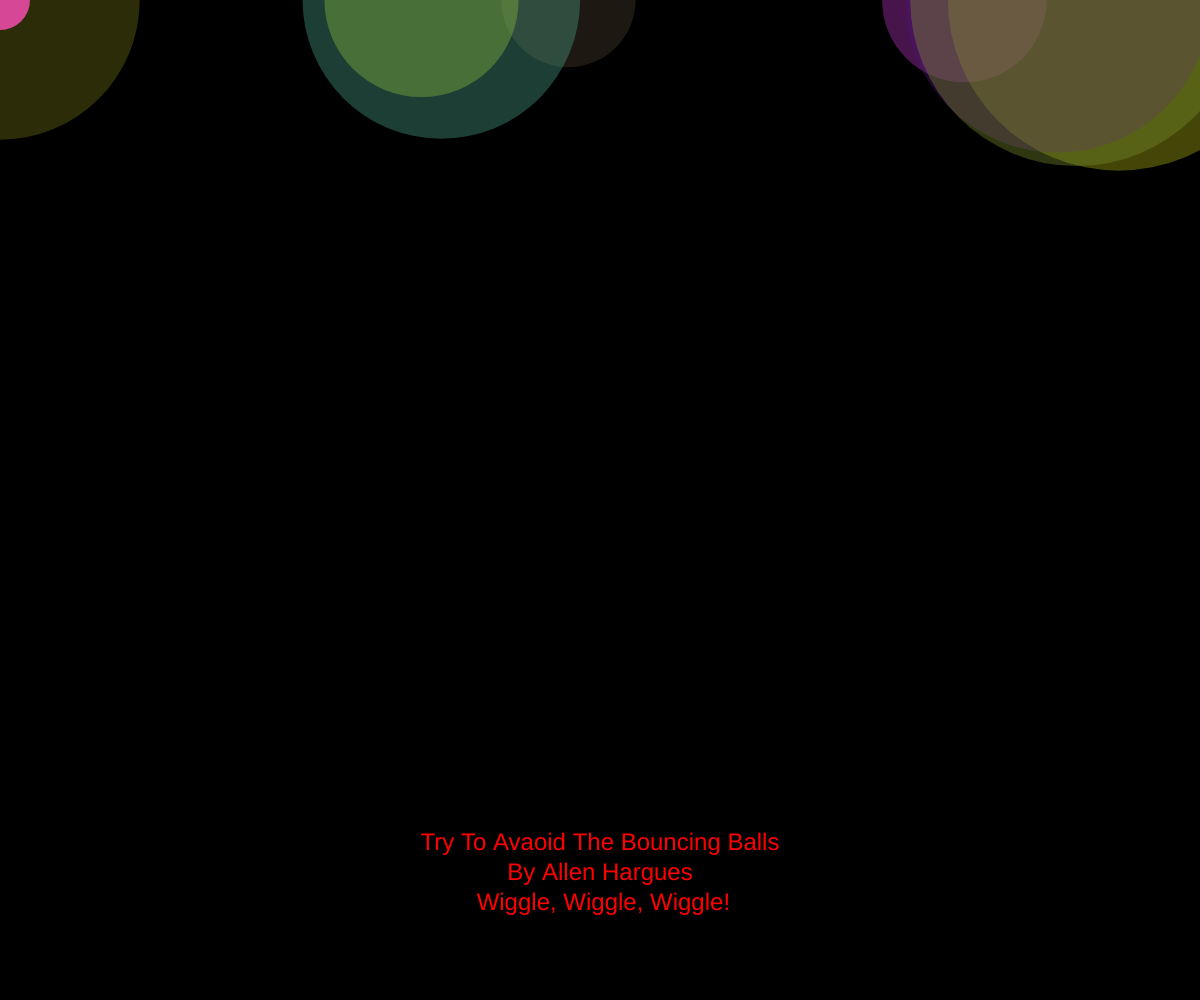
Frame 1 (no input)
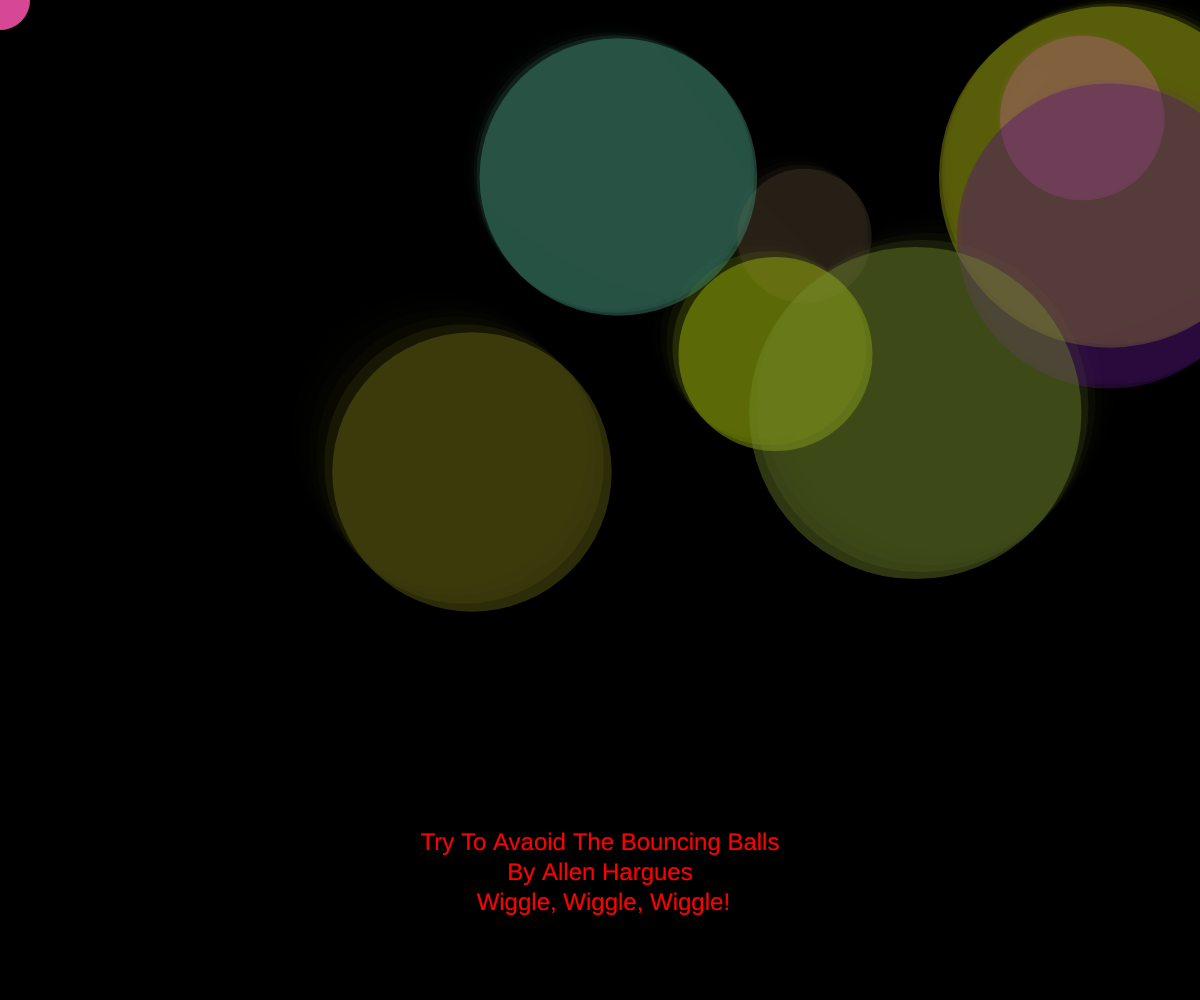
Frame 60 (no input)
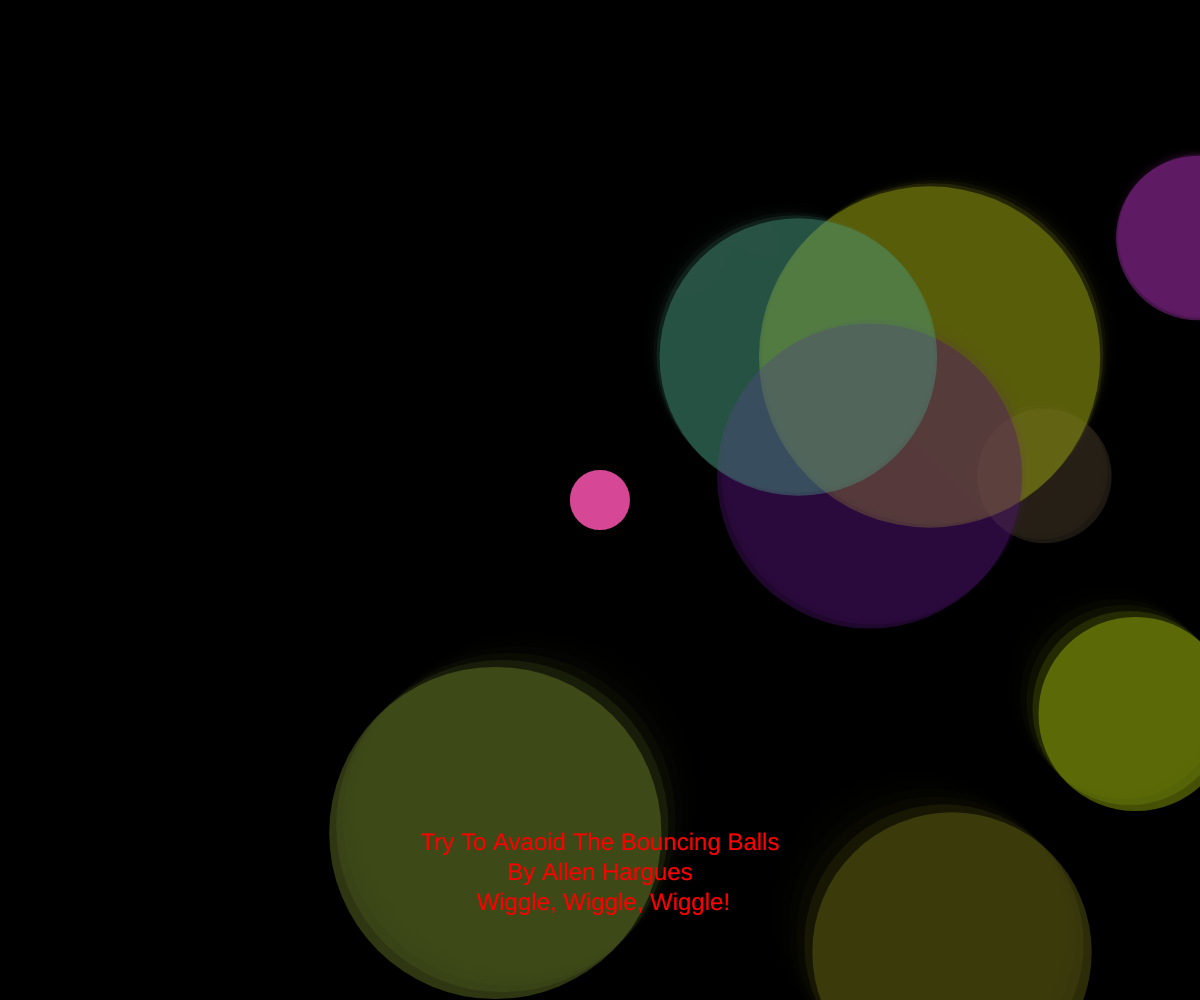
Frame 120 (the mouse pressed at the canvas centre since frame 60)

The p5.js sketch that drew these frames (run headless with seeded random() and noise() and a simulated clock; from frame 60 on, the mouse is pressed at the canvas centre):

// p5.js sketch
// ── sketch.js
//////////////////////
//  Allen Harguess  //
//////////////////////

//////////////////////////////////////////////////////////////////
//Ball 1 Variables
var spd = 2;
var b1x = 0;
var b1xspeed = spd;
var b1y = 0;
var b1yspeed = spd;
var b1size = {x: 0}
var b1col = {r: 0, g: 0, b: 0}

//Ball 2 Variables
var spd = 4;
var b2x = 0;
var b2xspeed = spd;
var b2y = 0;
var b2yspeed = spd;
var b2size = {x: 0}
var b2col = {r: 0, g: 0, b: 0}

//Ball 3 Variables
var spd = 6;
var b3x = 0;
var b3xspeed = spd;
var b3y = 0;
var b3yspeed = spd;
var b3size = {x: 0}
var b3col = {r: 0, g: 0, b: 0}

//Ball 4 Variables
var spd = 3;
var b4x = 0;
var b4xspeed = spd;
var b4y = 0;
var b4yspeed = spd;
var b4size = {x: 0}
var b4col = {r: 0, g: 0, b: 0}

//Ball 5 Variables
var spd = 4;
var b5x = 0;
var b5xspeed = spd;
var b5y = 0;
var b5yspeed = spd;
var b5size = {x: 0}
var b5col = {r: 0, g: 0, b: 0}

//Ball 6 Variables
var spd = 7;
var b6x = 0;
var b6xspeed = spd;
var b6y = 0;
var b6yspeed = spd;
var b6size = {x: 0}
var b6col = {r: 0, g: 0, b: 0}

//Ball 7 Variables
var spd = 8;
var b7x = 0;
var b7xspeed = spd;
var b7y = 0;
var b7yspeed = spd;
var b7size = {x: 0}
var b7col = {r: 0, g: 0, b: 0}

//Ball 4 Variables
var spd = 3;
var b8x = 0;
var b8xspeed = spd;
var b8y = 0;
var b8yspeed = spd;
var b8size = {x: 0}
var b8col = {r: 0, g: 0, b: 0}

//////////////////////////////////////////////////////////////////
//Mouse X Coordinate Variable Declarations
var xpos;
var xtarget;
var xvel;

//Mouse y Coordinate Variable Declarations
var ypos;
var ytarget;
var yvel;

//Other Variables
var r;
var drag;
var strength;

//////////////////////////////////////////////////////////////////
function setup() {
createCanvas(windowWidth, windowHeight);
  noStroke();
  background(0,0,0);

  //Ball 1 Variables
    b1col.r = random(0, 255);
    b1col.g = random(0, 255);
    b1col.b = random(0, 255);
    b1size.x = random(40, 400);
    b1x = random(1, width);

  //Ball 2 Variables
    b2col.r = random(0, 255);
    b2col.g = random(0, 255);
    b2col.b = random(0, 255);
    b2size.x = random(40, 400);
    b2x = random(1, width);

  //Ball 3 Variables
    b3col.r = random(0, 255);
    b3col.g = random(0, 255);
    b3col.b = random(0, 255);
    b3size.x = random(40, 400);
    b3x = random(1, width);

  //Ball 4 Variables
    b4col.r = random(0, 255);
    b4col.g = random(0, 255);
    b4col.b = random(0, 255);
    b4size.x = random(40, 400);
    b4x = random(1, width);

  //Ball 5 Variables
    b5col.r = random(0, 255);
    b5col.g = random(0, 255);
    b5col.b = random(0, 255);
    b5size.x = random(40, 400);
    b5x = random(1, width);

  //Ball 6 Variables
    b6col.r = random(0, 255);
    b6col.g = random(0, 255);
    b6col.b = random(0, 255);
    b6size.x = random(40, 400);
    b6x = random(1, width);

  //Ball 3 Variables
    b7col.r = random(0, 255);
    b7col.g = random(0, 255);
    b7col.b = random(0, 255);
    b7size.x = random(40, 400);
    b3x = random(1, width);

  //Ball 8 Variables
    b8col.r = random(0, 255);
    b8col.g = random(0, 255);
    b8col.b = random(0, 255);
    b8size.x = random(40, 400);
    b8x = random(1, width);

  //Variables at Start for mouse trailing ball
    r = 60;
    xpos = 0;
    xtarget = 0;
    xvel =0;
    ypos = 0;
    ytarget = 0;
    yvel =0;
    drag = 0.75;
    strength = 0.1;
}

function draw() {
   background('rgba(0,0,0, 0.6)');

   //Draw and Animate Ball 1
   push();
     fill(b1col.r, b1col.g, b1col.b, 100);
     ellipse(b1x, b1y, b1size.x, b1size.x);

     if (b1x > width) {
       b1xspeed = -2;
     }
     if (b1x < 1) {
       b1xspeed = 2;
     }
     if (b1y > height) {
       b1yspeed = -2;
     }
     if (b1y < 1) {
       b1yspeed = 2;
     }

    b1x = b1x + b1xspeed;
    b1y = b1y + b1yspeed;
   pop();

   //Draw and Animate Ball 2
   push();
     fill(b2col.r, b2col.g, b2col.b, 100);
     ellipse(b2x, b2y, b2size.x, b2size.x);

     if (b2x > width) {
       b2xspeed = -4;
     }
     if (b2x < 1) {
       b2xspeed = 4;
     }
     if (b2y > height) {
       b2yspeed = -4;
     }
     if (b2y < 1) {
       b2yspeed = 4;
     }

    b2x = b2x + b2xspeed;
    b2y = b2y + b2yspeed;
   pop();

   //Draw and Animate Ball 3
   push();
     fill(b3col.r, b3col.g, b3col.b, 100);
     ellipse(b3x, b3y, b3size.x, b3size.x);

     if (b3x > width) {
       b3xspeed = -6;
     }
     if (b3x < 1) {
       b3xspeed = 6;
     }
     if (b3y > height) {
       b3yspeed = -6;
     }
     if (b3y < 1) {
       b3yspeed = 6;
     }

    b3x = b3x + b3xspeed;
    b3y = b3y + b3yspeed;
   pop();

   //Draw and Animate Ball 4
   push();
     fill(b4col.r, b4col.g, b4col.b, 100);
     ellipse(b4x, b4y, b4size.x, b4size.x);

     if (b4x > width) {
       b4xspeed = -3;
     }
     if (b4x < 1) {
       b4xspeed = 3;
     }
     if (b4y > height) {
       b4yspeed = -3;
     }
     if (b4y < 1) {
       b4yspeed = 3;
     }

    b4x = b4x + b4xspeed;
    b4y = b4y + b4yspeed;
   pop();

   //Draw and Animate Ball 5
   push();
     fill(b5col.r, b5col.g, b5col.b, 100);
     ellipse(b5x, b5y, b5size.x, b5size.x);

     if (b5x > width) {
       b5xspeed = -4;
     }
     if (b5x < 1) {
       b5xspeed = 4;
     }
     if (b5y > height) {
       b5yspeed = -4;
     }
     if (b5y < 1) {
       b5yspeed = 4;
     }

    b5x = b5x + b5xspeed;
    b5y = b5y + b5yspeed;
   pop();

   //Draw and Animate Ball 6
   push();
     fill(b6col.r, b6col.g, b6col.b, 100);
     ellipse(b6x, b6y, b6size.x, b6size.x);

     if (b6x > width) {
       b6xspeed = -7;
     }
     if (b6x < 1) {
       b6xspeed = 7;
     }
     if (b6y > height) {
       b6yspeed = -7;
     }
     if (b6y < 1) {
       b6yspeed = 7;
     }

    b6x = b6x + b6xspeed;
    b6y = b6y + b6yspeed;
   pop();

   //Draw and Animate Ball 3
   push();
     fill(b7col.r, b7col.g, b7col.b, 100);
     ellipse(b7x, b7y, b7size.x, b7size.x);

     if (b7x > width) {
       b7xspeed = -8;
     }
     if (b7x < 1) {
       b7xspeed = 8;
     }
     if (b7y > height) {
       b7yspeed = -8;
     }
     if (b7y < 1) {
       b7yspeed = 8;
     }

    b7x = b7x + b7xspeed;
    b7y = b7y + b7yspeed;
   pop();

   //Draw and Animate Ball 8
   push();
     fill(b8col.r, b8col.g, b8col.b, 100);
     ellipse(b8x, b8y, b8size.x, b8size.x);

     if (b8x > width) {
       b8xspeed = -3;
     }
     if (b8x < 1) {
       b8xspeed = 3;
     }
     if (b8y > height) {
       b8yspeed = -3;
     }
     if (b8y < 1) {
       b8yspeed = 3;
     }

    b8x = b8x + b8xspeed;
    b8y = b8y + b8yspeed;
   pop();

//////////////////////////////////////////////////////////////////
//Mouse X Coordinate Variables
  xtarget = mouseX;
  var xforce = xtarget - xpos;

  xforce *= strength;
  xvel *= drag;

  xvel += xforce;
  xpos +=xvel;

//Mouse y Coordinate Variables
  ytarget = mouseY;
  var yforce = ytarget - ypos;

  yforce *= strength;
  yvel *= drag;

  yvel += yforce;
  ypos +=yvel;

  //Draw The Mouse Trailing Ball
  fill(214, 71, 150);
  ellipse(xpos, ypos, r);

//Challenge Box
  fill(255, 0, 0);
  textAlign(CENTER);
  textSize(24)
text("Try To Avaoid The Bouncing Balls\nBy Allen Hargues\n Wiggle, Wiggle, Wiggle!", round(windowWidth/2), round(windowHeight-150));

}
